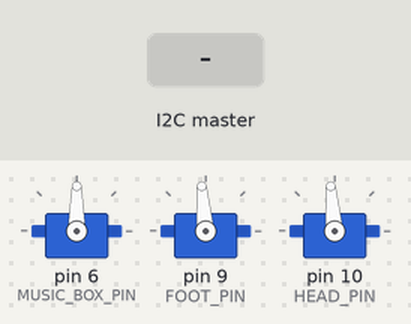
The sketch below on a simulated Arduino Uno, built with avr-gcc and run on an emulated ATmega328P. Parts: 3 × servo. The test bench sets the inputs (shaded band).

Above: at 1.2 s.
1.3 s: the I2C master sends the byte 1
At 4.16 s:
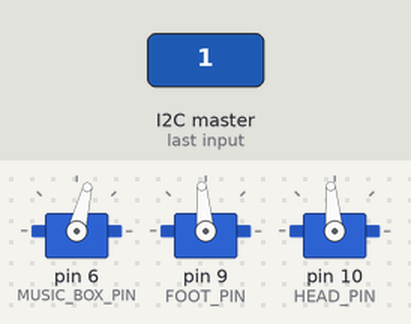
4.3 s: the I2C master sends the byte 90
At 5.3 s:
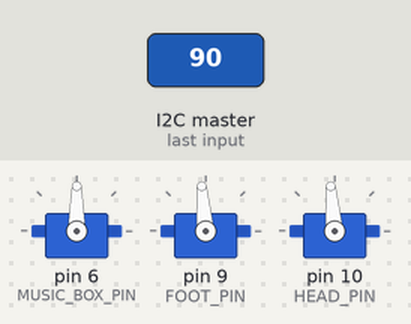
5.8 s: the I2C master sends the byte 0
At 6.4 s:
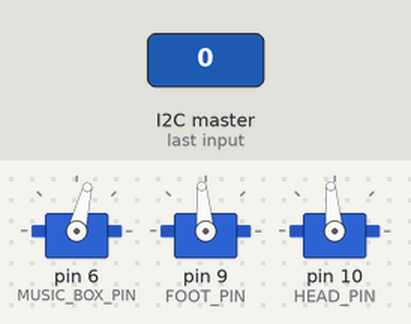
Timing chart, 0 to 14.8 s (numbered marks = the images above; inputs shaded):
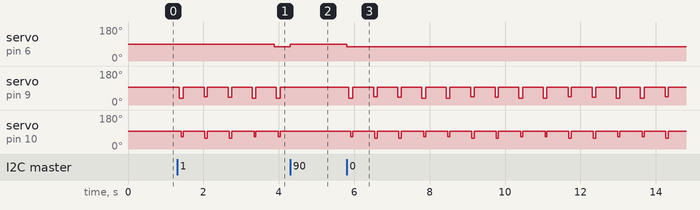

The sketch:

MusicBoxRobot.ino
```cpp
#include <Arduino.h>
#include <robo_communication.h>

#include "music_box_controller.h"
#include "music_box_robot.h"
#include "music_box_song.h"
#include "music_box_percu_robot.h"
#include "music_box_percu_song.h"

#define MUSIC_BOX_PIN 6
#define FOOT_PIN 9
#define HEAD_PIN 10

#define SENSOR_PIN A0

bool hasOutput = false;
bool isSimulation = false;
bool hasAutomaticStart = false;
Songs automaticSong = SEVEN_NATION;

MusicBoxRobot *mbRobot;
MusicBoxSong *mbSong;

MusicBoxPercuRobot *prcRobot;
MusicBoxPercuSong *prcSong;

MusicBoxController *controller;

void setup() {
  Serial.begin(9600);

  mbRobot = new MusicBoxRobot(MUSIC_BOX_PIN, SENSOR_PIN);
  mbSong = new MusicBoxSong();

  mbSong->setOnInstruction(16);

  // -------------------------------------------------------- Pattern setting ----------------------------------------------------------
  prcSong = new MusicBoxPercuSong();
  prcSong->createPredefinedPatterns(BASIC_RYTHM, false);
  if (hasOutput) {
    prcSong->printPatterns();
  }

  // -------------------------------------------------------- Servo attaching ----------------------------------------------------------
  byte hitPins[NB_HIT_JOINTS_MB] = { FOOT_PIN, HEAD_PIN };
  prcRobot = new MusicBoxPercuRobot(hitPins);

  controller = new MusicBoxController(mbRobot, mbSong, prcRobot, prcSong, MUSIC_BOX_ADDRESS, isSimulation, hasOutput);
  controller->setReceptor();
  if (hasAutomaticStart) {
    controller->processStartSongMsg(automaticSong);
  }
}

void loop() {
  controller->goToTime(millis());
}
```

music_box_controller.cpp
```cpp
#include "music_box_controller.h"

MusicBoxController::MusicBoxController(MusicBoxRobot* mbRobot, MusicBoxSong* mbSong,
                                       MusicBoxPercuRobot* prcRobot, PercuSong<NB_HIT_JOINTS_MB, BITS_FOR_POS_MB>* prcSong,
                                       int address, bool isSimulation, bool hasOutput)
  : PercuController<NB_HIT_JOINTS_MB, NB_POS_JOINTS_MB, BITS_FOR_POS_MB>(prcRobot, prcSong,
                                                                         address, isSimulation, hasOutput) {
  mbSong_ = mbSong;
  mbRobot_ = mbRobot;

  currVelOrder_ = bpmOrders[DEFAULT_BPM_IDX];
  currInstructionIsOn_ = mbSong_->getNextInstruction(nbSemiquaversNextInstruction_);
  firstMbAfterStart_ = false;
  semiquaverCount_ = 0;
}

void MusicBoxController::processStartMsg() {
  if (!hasStarted_) {
    mbSong_->restartSong();
    currInstructionIsOn_ = mbSong_->getNextInstruction(nbSemiquaversNextInstruction_);
    semiquaverCount_ = 0;
    firstMbAfterStart_ = true;
  }
  PercuController::processStartMsg();
}

void MusicBoxController::processStopMsg() {
  mbRobot_->stop();
  PercuController::processStopMsg();
}

void MusicBoxController::processResyncMsg() {
  PercuController::processResyncMsg();
}

void MusicBoxController::processBpmChangeMsg(uint8_t messageContent) {
  PercuController::processBpmChangeMsg(messageContent);
}

void MusicBoxController::processBpmIdxChangeMsg(uint8_t messageContent) {
  PercuController::processBpmIdxChangeMsg(messageContent);

  currVelOrder_ = bpmOrders[messageContent];
  if (hasStarted_ && currInstructionIsOn_) {
    mbRobot_->setVelOrder(currVelOrder_);
  }
}

void MusicBoxController::processModeChangeMsg(uint8_t messageContent) {
PercuController:
  processModeChangeMsg(messageContent);
}

void MusicBoxController::processSetResyncTimeMsg(uint16_t messageContent) {
PercuController:
  processSetResyncTimeMsg(messageContent);
}

void MusicBoxController::goToTime(unsigned long currTime) {
  if (hasStarted_ && firstMbAfterStart_) {
    lastOrderTime_ = currTime;
    firstMbAfterStart_ = false;

    if (currInstructionIsOn_) {
      mbRobot_->setVelOrder(currVelOrder_);
    }
  }

  int semiquaversEllapsed = PercuController::goToTime(currTime);

  semiquaverCount_ += semiquaversEllapsed;
  if (semiquaverCount_ >= nbSemiquaversNextInstruction_) {
    semiquaverCount_ = semiquaverCount_ - nbSemiquaversNextInstruction_;
    currInstructionIsOn_ = mbSong_->getNextInstruction(nbSemiquaversNextInstruction_);
    if (currInstructionIsOn_) {
      mbRobot_->setVelOrder(currVelOrder_);
    } else {
      mbRobot_->stop();
    }
    unsigned long ellapsedTime = currTime - lastOrderTime_;
    lastOrderTime_ = currTime;
  }
}
```

music_box_controller.h
```cpp
#ifndef Music_box_controller_h
#define Music_box_controller_h

#include <Arduino.h>
#include <percu_controller.h>
#include <bpm_orders.h>
#include <bpm_values.h>

#include "music_box_config.h"
#include "music_box_robot.h"
#include "music_box_song.h"
#include "music_box_percu_robot.h"
#include "music_box_percu_song.h"

class MusicBoxController : public PercuController<NB_HIT_JOINTS_MB, NB_POS_JOINTS_MB, BITS_FOR_POS_MB> {
public:
  MusicBoxController(MusicBoxRobot* mbRobot, MusicBoxSong* mbSong,
                     MusicBoxPercuRobot* prcRobot, PercuSong<NB_HIT_JOINTS_MB, BITS_FOR_POS_MB>* prcSong,
                     int address, bool isSimulation, bool hasOutput);

  void processStartMsg();
  void processStopMsg();
  void processResyncMsg();
  void processBpmChangeMsg(uint8_t messageContent);
  void processBpmIdxChangeMsg(uint8_t messageContent);
  void processModeChangeMsg(uint8_t messageContent);
  void processSetResyncTimeMsg(uint16_t messageContent);

  void goToTime(unsigned long currTime);

private:
  uint8_t nbSemiquaversNextInstruction_, semiquaverCount_;
  bool currInstructionIsOn_, firstMbAfterStart_;

  MusicBoxRobot* mbRobot_;
  MusicBoxSong* mbSong_;
  unsigned long lastOrderTime_;

  uint8_t currVelOrder_;
};

#endif
```

music_box_percu_robot.cpp
```cpp
#include "music_box_percu_robot.h"

MusicBoxPercuRobot::MusicBoxPercuRobot(byte hitPins[NB_HIT_JOINTS_MB])
  : PercuRobot(hitPins, NULL) {

  // We initialize the default parameters
  setLimbParams();

  setServoSpeed(_wServoMB);
}

// We use the default values defined in robot_config.h
void MusicBoxPercuRobot::setLimbParams() {
  setLimbParams(_dirFootMB, _dirHeadMB,
                _hitAngleFootMB, _hitAngleHeadMB,
                _restAngleHeadMB, _restAngleHeadMB);
}

void MusicBoxPercuRobot::setLimbParams(signed char directionFoot, signed char directionHead,
                                       byte hitAngleFoot, byte hitAngleHead,
                                       byte restAngleFoot, byte restAngleHead) {

  hitDirection_[FOOT_MB] = directionFoot;
  hitDirection_[HEAD_MB] = directionHead;

  hitAngles_[FOOT_MB] = hitAngleFoot;
  hitAngles_[HEAD_MB] = hitAngleHead;
  restAngles_[FOOT_MB] = restAngleFoot;
  restAngles_[HEAD_MB] = restAngleHead;
}

byte MusicBoxPercuRobot::getHitAngle(byte limb, byte pos, byte velocity) {
  return hitAngles_[limb] + hitDirection_[limb] * velocity * VEL_MULTIPLIER;
}

byte MusicBoxPercuRobot::getRestAngle(byte limb, byte pos) {
  return restAngles_[limb];
}

byte MusicBoxPercuRobot::getPosAngle(byte limb, byte pos) {
  return 0;
}

unsigned int MusicBoxPercuRobot::getHitTime(byte limb, byte pos, byte velocity, bool hasOutput) {
  float result = abs(hitAngles_[limb] + hitDirection_[limb] * velocity * VEL_MULTIPLIER - restAngles_[limb]) / wServo_;
  return round(result);
}

String MusicBoxPercuRobot::getPosName(byte limb, byte pos){
  return "";
}
```

music_box_percu_robot.h
```cpp
#ifndef Music_box_percu_robot_h
#define Music_box_percu_robot_h

#include <percu_robot.h>
#include "music_box_config.h"

class MusicBoxPercuRobot : public PercuRobot<NB_HIT_JOINTS_MB, NB_POS_JOINTS_MB>{
public:
  MusicBoxPercuRobot(byte hitPins[NB_HIT_JOINTS_MB]);

  byte getHitAngle(byte limb, byte pos, byte velocity);
  byte getRestAngle(byte limb, byte pos);
  byte getPosAngle(byte limb, byte pos);
  String getPosName(byte limb, byte pos);

  unsigned int getHitTime(byte limb, byte pos, byte velocity, bool hasOutput = 0);

  void setLimbParams(signed char directionFoot, signed char directionHead,
                     byte hitAngleFoot, byte hitAngleHead,
                     byte restAngleFoot, byte restAngleHead);

private:
  void setLimbParams();

  byte hitAngles_[NB_HIT_JOINTS_MB], restAngles_[NB_HIT_JOINTS_MB];
};

#endif
```

music_box_percu_song.cpp
```cpp
#include "music_box_percu_song.h"

MusicBoxPercuSong::MusicBoxPercuSong()
  : PercuSong<NB_HIT_JOINTS_MB, BITS_FOR_POS_MB>::PercuSong() {
}

void MusicBoxPercuSong::createPredefinedPatterns(Songs songName, bool hasOutput = false) {
  switch (songName) {
    // -------------------------------------------- SIMPLEST -----------------------------------------------------
    case BASIC_RYTHM:
    default:
      {
        nbPatterns_ = 1;
        nbMeasures_ = 1;
        initializeBlankPatterns(nbPatterns_, nbMeasures_);

        byte patternId0 = 0;

        // Foot
        // -------------------------------------------0001-------////--------0002--------////--------0003--------////--------0004--------////------
        setHitPattern(FOOT_MB, patternId0, HITP, REST, REST, REST, HITP, REST, REST, REST, HITP, REST, REST, REST, HITP, REST, REST, REST, hasOutput);
        setVelPattern(FOOT_MB, patternId0, V015, V000, V000, V000, V006, V000, V000, V000, V008, V000, V000, V000, V015, V000, V000, V000, hasOutput);

        // Head
        // -----------------------------------------------0001-------////--------0002--------////--------0003--------////--------0004--------////------
        setHitPattern(HEAD_MB, patternId0, HITP, REST, REST, REST, HITP, REST, REST, REST, HITP, REST, REST, REST, HITP, REST, REST, REST, hasOutput);
        setVelPattern(HEAD_MB, patternId0, V015, V000, V000, V000, V006, V000, V000, V000, V008, V000, V000, V000, V015, V000, V000, V000, hasOutput);


        byte simplestPattSeq[nbMeasures_] = { 0 };
        setPatternSequence(simplestPattSeq);

        break;
      }
  }
}
```

music_box_percu_song.h
```cpp
#ifndef Music_box_percu_song_h
#define Music_box_percu_song_h

#include <percu_song.h>
#include "music_box_config.h"

class MusicBoxPercuSong : public PercuSong<NB_HIT_JOINTS_MB, BITS_FOR_POS_MB> {
public:
  MusicBoxPercuSong();

  // Default patterns for the different songs. Empty method in the base class
  void createPredefinedPatterns(Songs songName, bool hasOutput = false);
};

#endif
```

music_box_robot.cpp
```cpp
#include "music_box_robot.h"
#include "music_box_config.h"

MusicBoxRobot::MusicBoxRobot() {
}

MusicBoxRobot::MusicBoxRobot(int servoPin, int sensorPin) {
  servo_.attach(servoPin);

  sensorPin_ = sensorPin;
  pinMode(sensorPin_, INPUT);
}

void MusicBoxRobot::goToPos(uint16_t pos, uint8_t vel) {
  setVelOrder(vel);
  // First, if we are below the desired value, we loop until we start the new loop
  int valueRead;
  do {
    valueRead = getSensorRead();
  } while (valueRead < pos);
  do {
    valueRead = getSensorRead();
  } while (valueRead > pos);
}

uint16_t MusicBoxRobot::getPos() {
  //uint16_t analogValue = analogRead(sensorPin_);
  //return map(analogValue, MIN_ANALOG_READ, MAX_ANALOG_READ, MIN_POS, MAX_POS);
  return 0;
}

uint16_t MusicBoxRobot::getSensorRead() {
  return analogRead(sensorPin_);
}

void MusicBoxRobot::setVelOrder(uint8_t velOrder) {
  servo_.write(velOrder);
}

void MusicBoxRobot::stop(){
  servo_.write(STOP);
}

void MusicBoxRobot::goToInitialPos() {
  goToPos(START_POSITION, V_MAX);
}
```

music_box_robot.h
```cpp
#ifndef Music_box_robot_h
#define Music_box_robot_h

#include <Servo.h>
#include <Arduino.h>

#define V_MIN 87
#define V_MAX 59
#define STOP 90

class MusicBoxRobot {
public:
  MusicBoxRobot();
  MusicBoxRobot(int servoPin, int sensorPin);

  void goToPos(uint16_t pos, uint8_t vel);
  void goToInitialPos();

  uint16_t getSensorRead();
  uint16_t getPos();

  void setVelOrder(uint8_t velOrder);
  void stop();

private:
  Servo servo_;
  int sensorPin_;
};

#endif
```

music_box_song.cpp
```cpp
#include "music_box_song.h"

MusicBoxSong::MusicBoxSong() {
  currInstructionIndex_ = -1;
  nbInstructions_ = 0;
}

void MusicBoxSong::setOnInstruction(uint8_t nbSemiquavers) {
  setInstruction(nbSemiquavers, ON);
}

void MusicBoxSong::setOffInstruction(uint8_t nbSemiquavers) {
  setInstruction(nbSemiquavers, OFF);
}

bool MusicBoxSong::getNextInstruction(uint8_t &nbSemiquavers) {
  currInstructionIndex_ = ++currInstructionIndex_ % nbInstructions_;
  nbSemiquavers = ((instructions_[currInstructionIndex_] & SEMIQUAVERS_MASK) >> BITS_FOR_ON_OFF) + 1;
  return bitRead(instructions_[currInstructionIndex_], 0);
}

void MusicBoxSong::setInstruction(uint8_t nbSemiquavers, bool onOrOff) {
  if (nbSemiquavers > SEMIQUAVERS_PER_LOOP) {
    Serial.print("The number of semiquavers cannot be greater than ");
    Serial.println(SEMIQUAVERS_PER_LOOP);
  } else {
    instructions_[nbInstructions_++] = ((nbSemiquavers - 1) << BITS_FOR_ON_OFF) | onOrOff;
  }
}

void MusicBoxSong::printInstructions() {
  Serial.println("Print instructions: ");
  for (unsigned int ii = 0; ii < nbInstructions_; ii++) {
    Serial.print("Instruction ");
    Serial.print(ii);
    if (bitRead(instructions_[currInstructionIndex_], 0)) {
      Serial.print(" ON for ");
    } else {
      Serial.print(" OFF for ");
    }
    Serial.print(((instructions_[ii] & SEMIQUAVERS_MASK) >> BITS_FOR_ON_OFF) + 1);
    Serial.println(" semiquavers");
  }
}

void MusicBoxSong::restartSong(){
  currInstructionIndex_ = -1;
}
```

music_box_song.h
```cpp
#ifndef Music_box_song_h
#define Music_box_song_h

#include <Arduino.h>
#include <Array.h>

#define BITS_FOR_ON_OFF 1
#define SEMIQUAVERS_MASK B11111110

#define BARS_PER_LOOP 8  // Number of bars in a music box cylinder
#define SEMIQUAVERS_PER_BAR 16
#define SEMIQUAVERS_PER_LOOP 128  // 8*16=128 -> Number of semiquavers in a complete loop of the music box. This value can be stored in 7 bits

#define MAX_NB_INSTRUCTIONS 64

#define OFF 0
#define ON 1

class MusicBoxSong {
public:
  MusicBoxSong();

  void setOnInstruction(uint8_t nbSemiquavers);
  void setOffInstruction(uint8_t nbSemiquavers);

  bool getNextInstruction(uint8_t &nbSemiquavers);

  void printInstructions();
  void restartSong();

private:
  void setInstruction(uint8_t nbSemiquavers, bool onOrOff);

  uint8_t instructions_[MAX_NB_INSTRUCTIONS];
  uint8_t nbInstructions_;

  int8_t currInstructionIndex_;
};

#endif
```

music_box_config.h
```cpp
#ifndef Music_box_config_h
#define Music_box_config_h

#define SENSOR_MIN 0
#define SENSOR_MAX 706

#define DEGREES_PER_SEMIQUAVER 3.21
#define SENSOR_POINTS_PER_SEMIQUAVER 33.77

#define START_POSITION 123

#define NB_HIT_JOINTS_MB 2
#define NB_POS_JOINTS_MB 0
#define BITS_FOR_POS_MB 0

#define FOOT_MB 0
#define HEAD_MB 1

#define BITS_FOR_POS_MB 0

#define HITP 0

const float _wServoMB = 0.6;

const signed char _dirFootMB = -1;
const signed char _dirHeadMB = +1;

// Foot
const byte _hitAngleFootMB = 50;
const byte _restAngleFootMB = 95;

// Head
const byte _hitAngleHeadMB = 50;
const byte _restAngleHeadMB = 95;

#endif
```

Measured:
- after the input at 1.3 s, servo on pin 6 (MUSIC_BOX_PIN): 90° → 76° after 2.6 s
- after the input at 4.3 s, servo on pin 6 (MUSIC_BOX_PIN): 76° → 90° at once; servo on pin 9 (FOOT_PIN): stays 95° (without the input it goes to 44° after 0.30 s); servo on pin 10 (HEAD_PIN): stays 95° (without the input it goes to 56° after 0.32 s)
- after the input at 5.8 s, servo on pin 6 (MUSIC_BOX_PIN): 90° → 76° at once; servo on pin 9 (FOOT_PIN): 95° → 35° after 0.06 s, then repeats every 2.6 s: 95° 0.56 s, 44° 0.09 s, 95° 0.56 s, 42° 0.09 s, 2 × (95° 0.54 s, 35° 0.10 s)
